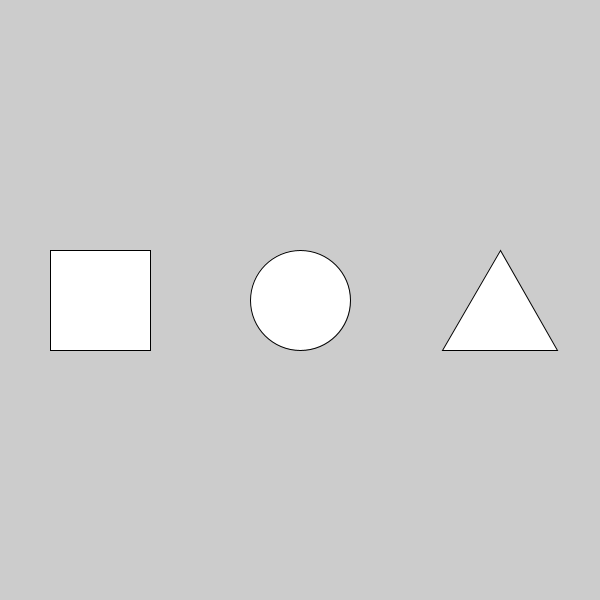
Frame 1 (no input)
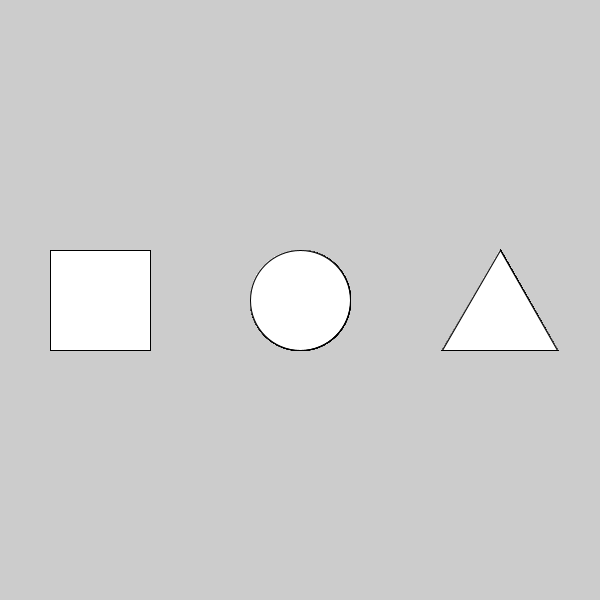
Frame 60 (the mouse pressed at the canvas centre just before this capture)
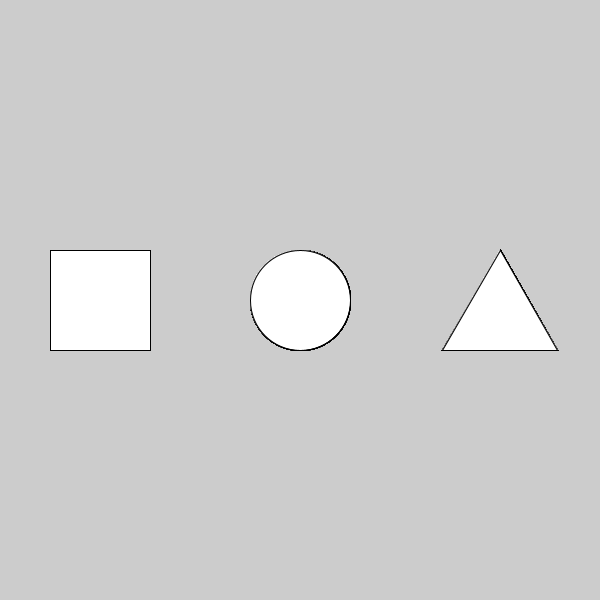
Frame 120 (the mouse held since frame 60 and released just before this capture)

The Processing sketch that drew these frames (run headless with seeded random() and noise(); from frame 60 on, the mouse is pressed at the canvas centre):

// Processing sketch: sketch_5_function
// ── sketch_5_function.pde
void setup(){
  size(600, 600);
}

void draw(){
  square(50, 250, 100);
  circle(300, 300, 100);
  eqTriangle(500, 250, 100);
}

void eqTriangle(int x, int y, int h){
  float edge = (float) Math.tan(radians(30)) * h;
  triangle(x, y, x-edge, y+h, x+edge, y+h);
}
